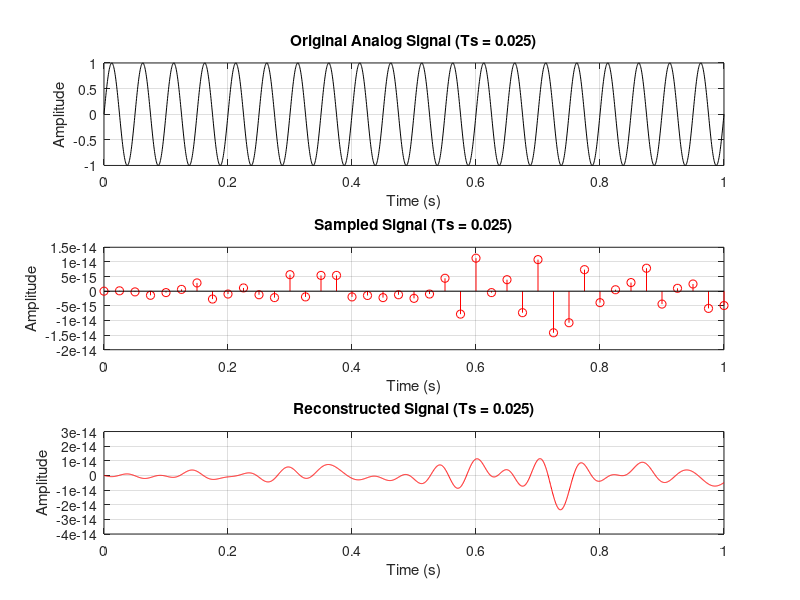
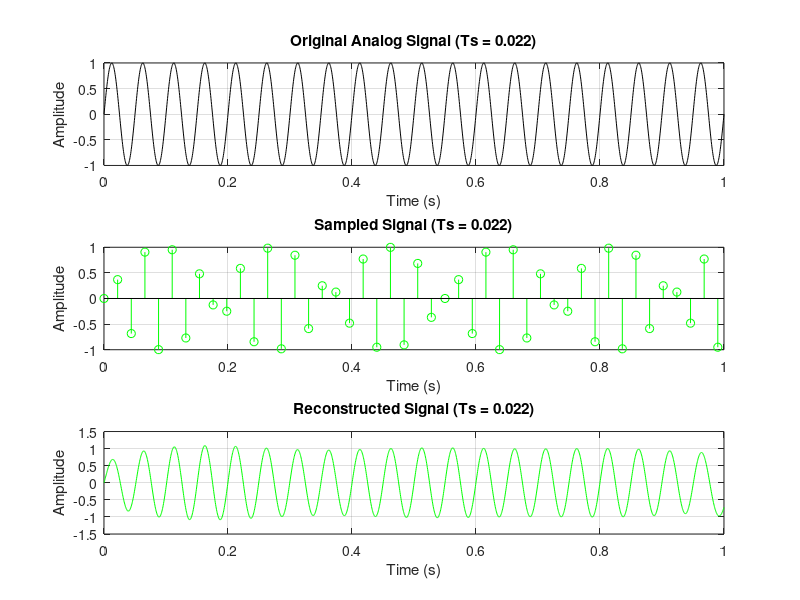
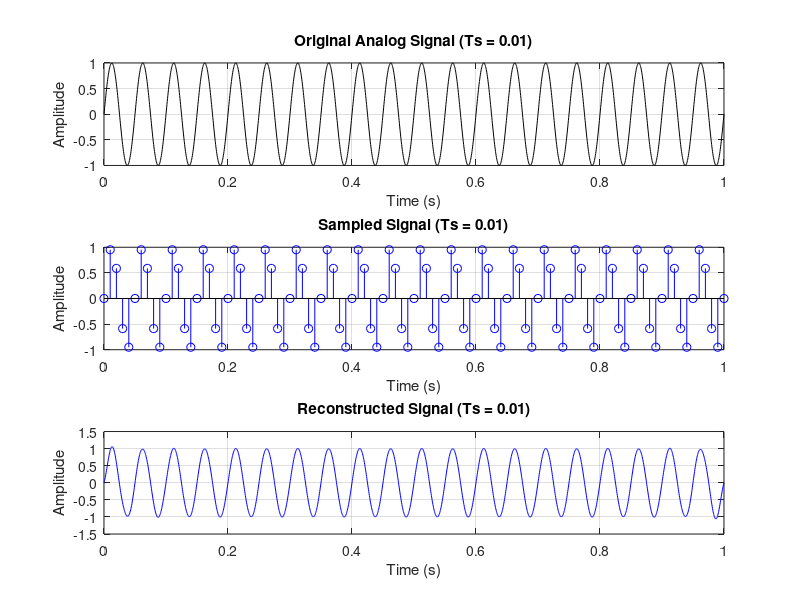

These figures' MATLAB source, in order:
% Prithviraj_2254901101
clc; clear all; close all;
dt = 0.0005; 
t = 0:dt:1; 
xa = sin(2*pi*20*t); % Original analog signal
% Sampling and reconstruction for Ts = 0.025
figure; % Create a new figure
subplot(3,1,1);
plot(t, xa, 'black');
xlabel('Time (s)');
ylabel('Amplitude');
title('Original Analog Signal (Ts = 0.025)');
grid on;
Ts1 = 0.025;
Fs1 = 1/Ts1; % Sampling frequency
n1 = 0:Ts1:1; % Sampling instants
x1 = sin(2*pi*20*n1); % Sampled signal
subplot(3,1,2);
stem(n1, x1, 'r');
xlabel('Time (s)');
ylabel('Amplitude');
title('Sampled Signal (Ts = 0.025)');
grid on;
% Reconstruction
xr1 = x1 * sinc(Fs1 * (ones(length(x1), 1) * t - n1' * ones(1, length(t))));
subplot(3,1,3);
plot(t, xr1, 'r');
xlabel('Time (s)');
ylabel('Amplitude');
title('Reconstructed Signal (Ts = 0.025)');
grid on;
% Error computation
error1 = max(abs(xa - xr1));
disp(['Max Error for Ts = 0.025: ', num2str(error1)]);
%% Sampling and reconstruction for Ts = 0.022
figure; % Create a new figure
subplot(3,1,1);
plot(t, xa, 'black');
xlabel('Time (s)');
ylabel('Amplitude');
title('Original Analog Signal (Ts = 0.022)');
grid on;
Ts2 = 0.022; % Sampling period
Fs2 = 1/Ts2; % Sampling frequency
n2 = 0:Ts2:1; % Sampling instants
x2 = sin(2*pi*20*n2); % Sampled signal
subplot(3,1,2);
stem(n2, x2, 'g');
xlabel('Time (s)');
ylabel('Amplitude');
title('Sampled Signal (Ts = 0.022)');
grid on;
% Reconstruction
xr2 = x2 * sinc(Fs2 * (ones(length(x2), 1) * t - n2' * ones(1, length(t))));
subplot(3,1,3);
plot(t, xr2, 'g');
xlabel('Time (s)');
ylabel('Amplitude');
title('Reconstructed Signal (Ts = 0.022)');grid on;
% Error computation
error2 = max(abs(xa - xr2));
disp(['Max Error for Ts = 0.022: ', num2str(error2)]);
%% Sampling and reconstruction for Ts = 0.01
figure; % Create a new figure
subplot(3,1,1);
plot(t, xa, 'black');
xlabel('Time (s)');
ylabel('Amplitude');
title('Original Analog Signal (Ts = 0.01)');grid on;
Ts3 = 0.01; % Sampling period
Fs3 = 1/Ts3; % Sampling frequency
n3 = 0:Ts3:1; % Sampling instants
x3 = sin(2*pi*20*n3); % Sampled signal
subplot(3,1,2);
stem(n3, x3, 'b');
xlabel('Time (s)');
ylabel('Amplitude');
title('Sampled Signal (Ts = 0.01)');grid on;
% Reconstruction
xr3 = x3 * sinc(Fs3 * (ones(length(x3), 1) * t - n3' * ones(1, length(t))));
subplot(3,1,3);
plot(t, xr3, 'b');
xlabel('Time (s)');
ylabel('Amplitude');
title('Reconstructed Signal (Ts = 0.01)');
grid on;% Error computation
error3 = max(abs(xa - xr3)); 
disp(['Max Error for Ts = 0.01: ', num2str(error3)]);
